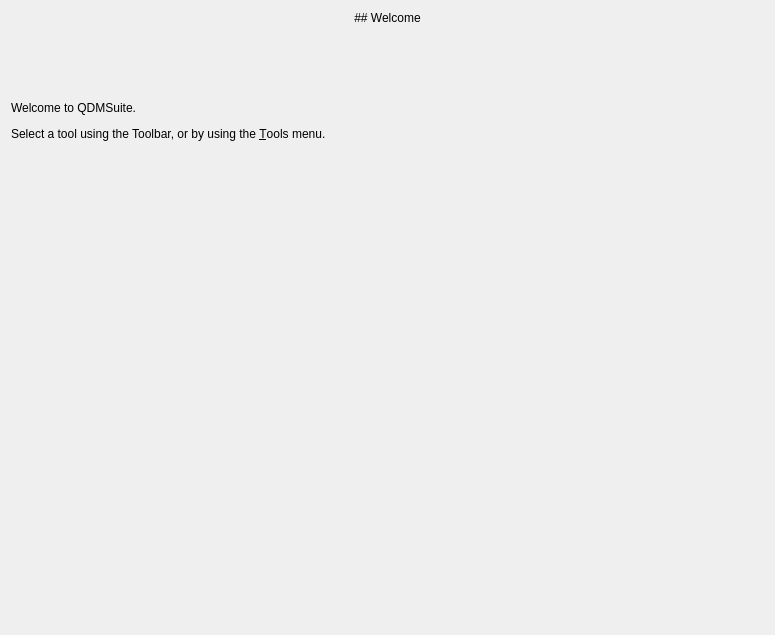
<?xml version="1.0" encoding="UTF-8"?>
<ui version="4.0">
 <class>WelcomeWidget</class>
 <widget class="QWidget" name="WelcomeWidget">
  <property name="geometry">
   <rect>
    <x>0</x>
    <y>0</y>
    <width>775</width>
    <height>635</height>
   </rect>
  </property>
  <property name="sizePolicy">
   <sizepolicy hsizetype="Expanding" vsizetype="Expanding">
    <horstretch>0</horstretch>
    <verstretch>0</verstretch>
   </sizepolicy>
  </property>
  <property name="windowTitle">
   <string>Q.D.M.S. Welcome Page</string>
  </property>
  <property name="windowIcon">
   <iconset resource="res.qrc">
    <normaloff>:/ui/imgs/logo.svg</normaloff>:/ui/imgs/logo.svg</iconset>
  </property>
  <layout class="QVBoxLayout" name="verticalLayout">
   <item>
    <widget class="QLabel" name="welcomeLabel">
     <property name="text">
      <string>## Welcome</string>
     </property>
     <property name="textFormat">
      <enum>Qt::TextFormat::MarkdownText</enum>
     </property>
     <property name="alignment">
      <set>Qt::AlignmentFlag::AlignCenter</set>
     </property>
    </widget>
   </item>
   <item>
    <layout class="QHBoxLayout" name="horizontalLayout">
     <item>
      <spacer name="horizontalSpacer">
       <property name="orientation">
        <enum>Qt::Orientation::Horizontal</enum>
       </property>
       <property name="sizeHint" stdset="0">
        <size>
         <width>40</width>
         <height>20</height>
        </size>
       </property>
      </spacer>
     </item>
     <item>
      <widget class="QLabel" name="diceImgLabel">
       <property name="sizePolicy">
        <sizepolicy hsizetype="Minimum" vsizetype="Minimum">
         <horstretch>0</horstretch>
         <verstretch>0</verstretch>
        </sizepolicy>
       </property>
       <property name="minimumSize">
        <size>
         <width>64</width>
         <height>64</height>
        </size>
       </property>
       <property name="maximumSize">
        <size>
         <width>64</width>
         <height>64</height>
        </size>
       </property>
       <property name="text">
        <string/>
       </property>
       <property name="pixmap">
        <pixmap resource="res.qrc">:/ui/imgs/dice-twenty-faces-twenty.svg</pixmap>
       </property>
       <property name="scaledContents">
        <bool>true</bool>
       </property>
      </widget>
     </item>
     <item>
      <spacer name="horizontalSpacer_2">
       <property name="orientation">
        <enum>Qt::Orientation::Horizontal</enum>
       </property>
       <property name="sizeHint" stdset="0">
        <size>
         <width>40</width>
         <height>20</height>
        </size>
       </property>
      </spacer>
     </item>
    </layout>
   </item>
   <item>
    <widget class="QLabel" name="label">
     <property name="text">
      <string>&lt;html&gt;&lt;head/&gt;&lt;body&gt;&lt;p&gt;Welcome to QDMSuite. &lt;/p&gt;&lt;p&gt;Select a tool using the Toolbar, or by using the &lt;span style=&quot; text-decoration: underline;&quot;&gt;T&lt;/span&gt;ools menu.&lt;/p&gt;&lt;/body&gt;&lt;/html&gt;</string>
     </property>
     <property name="alignment">
      <set>Qt::AlignmentFlag::AlignLeading|Qt::AlignmentFlag::AlignLeft|Qt::AlignmentFlag::AlignTop</set>
     </property>
    </widget>
   </item>
   <item>
    <spacer name="verticalSpacer">
     <property name="orientation">
      <enum>Qt::Orientation::Vertical</enum>
     </property>
     <property name="sizeHint" stdset="0">
      <size>
       <width>20</width>
       <height>40</height>
      </size>
     </property>
    </spacer>
   </item>
  </layout>
 </widget>
 <resources>
  <include location="res.qrc"/>
 </resources>
 <connections/>
</ui>
